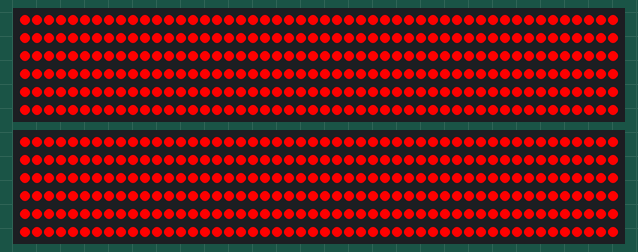
This sketch was run on a simulated Arduino Uno, built with avr-gcc and run on an emulated ATmega328P. On the bench: 2 × 300 RGB LEDs in strip order, left to right, continuing on the next row. Dim RGB values are drawn brighter than linear.

Above: at 0.08 s.
At 4.98 s:
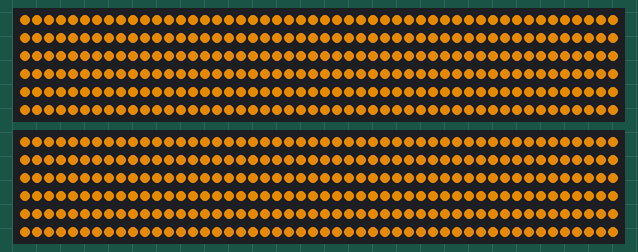
At 10.0 s:
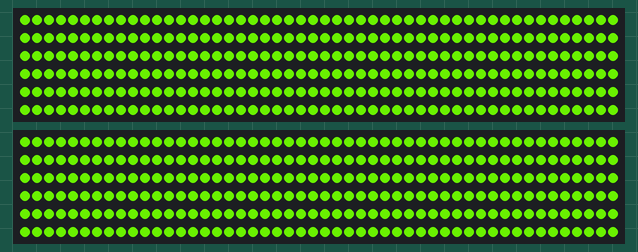
At 19.92 s:
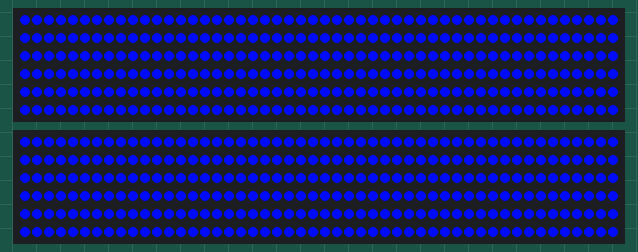
At 28.2 s:
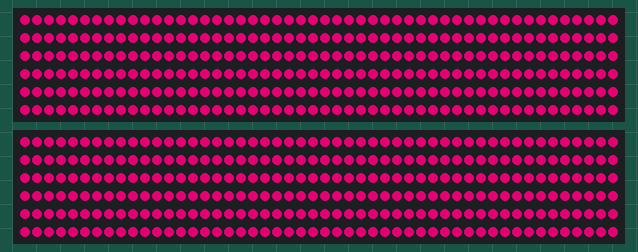
At 39.86 s:
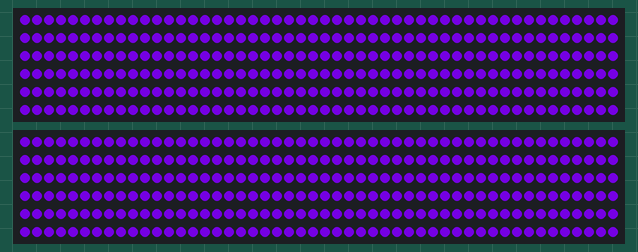

The sketch:

SmoothColors.ino
```cpp
#include <Wire.h>
#include "FastLED.h"

#define NUM_LEDS 300
#define DATA_PIN 7
#define DATA_PIN_2 8


int fade_h;
int fade_direction = 1;

CRGB leds[NUM_LEDS];

void setup() {
  FastLED.addLeds<WS2812B, DATA_PIN, GRB>(leds, NUM_LEDS);
  FastLED.addLeds<WS2812B, DATA_PIN_2, GRB>(leds, NUM_LEDS);
}


void colour_fade(){
  //mood mood lamp that cycles through colours
  for (int i=0;i<NUM_LEDS;i++){
    leds[i] = CHSV( fade_h, 255, 255);
  }
  if(fade_h >254){
    fade_direction = -1; //reverse once we get to 254
  }
  else if(fade_h < 0){
    fade_direction = 1;
  }

  fade_h += fade_direction;
  FastLED.show();
  delay(100);
}


void loop() {
    colour_fade();
    delay(0);
  }
```
